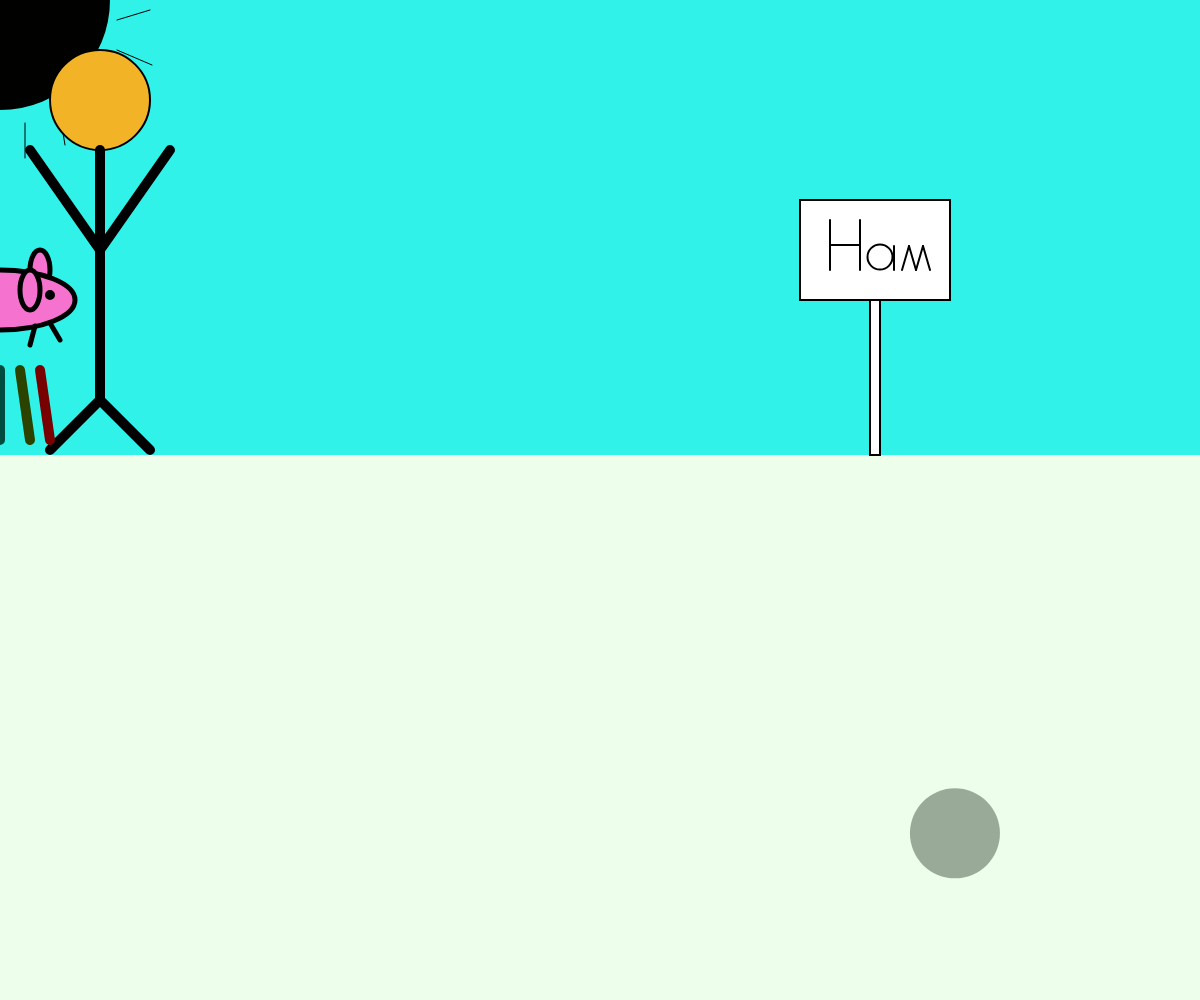
Frame 1 (no input)
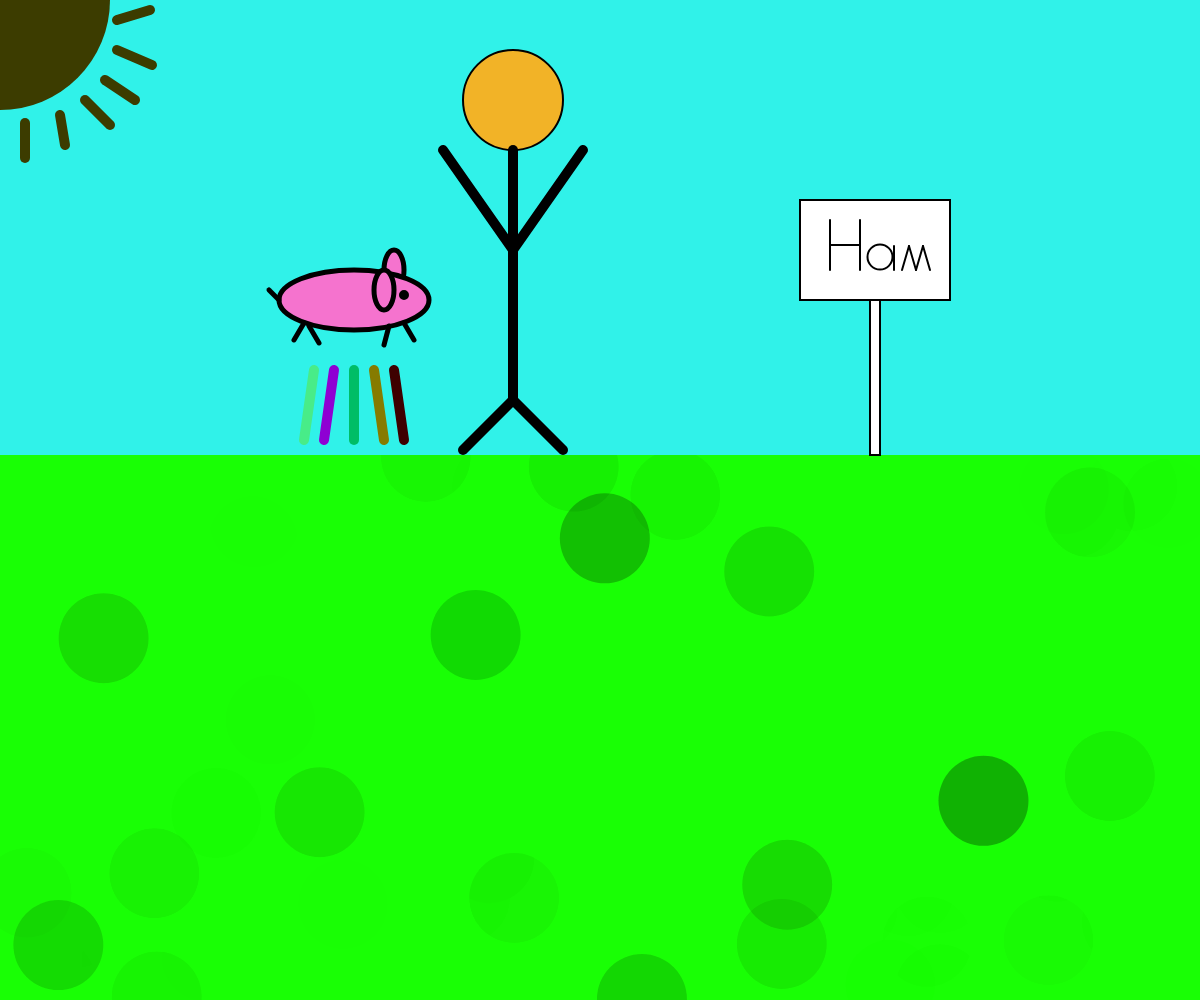
Frame 60 (no input)
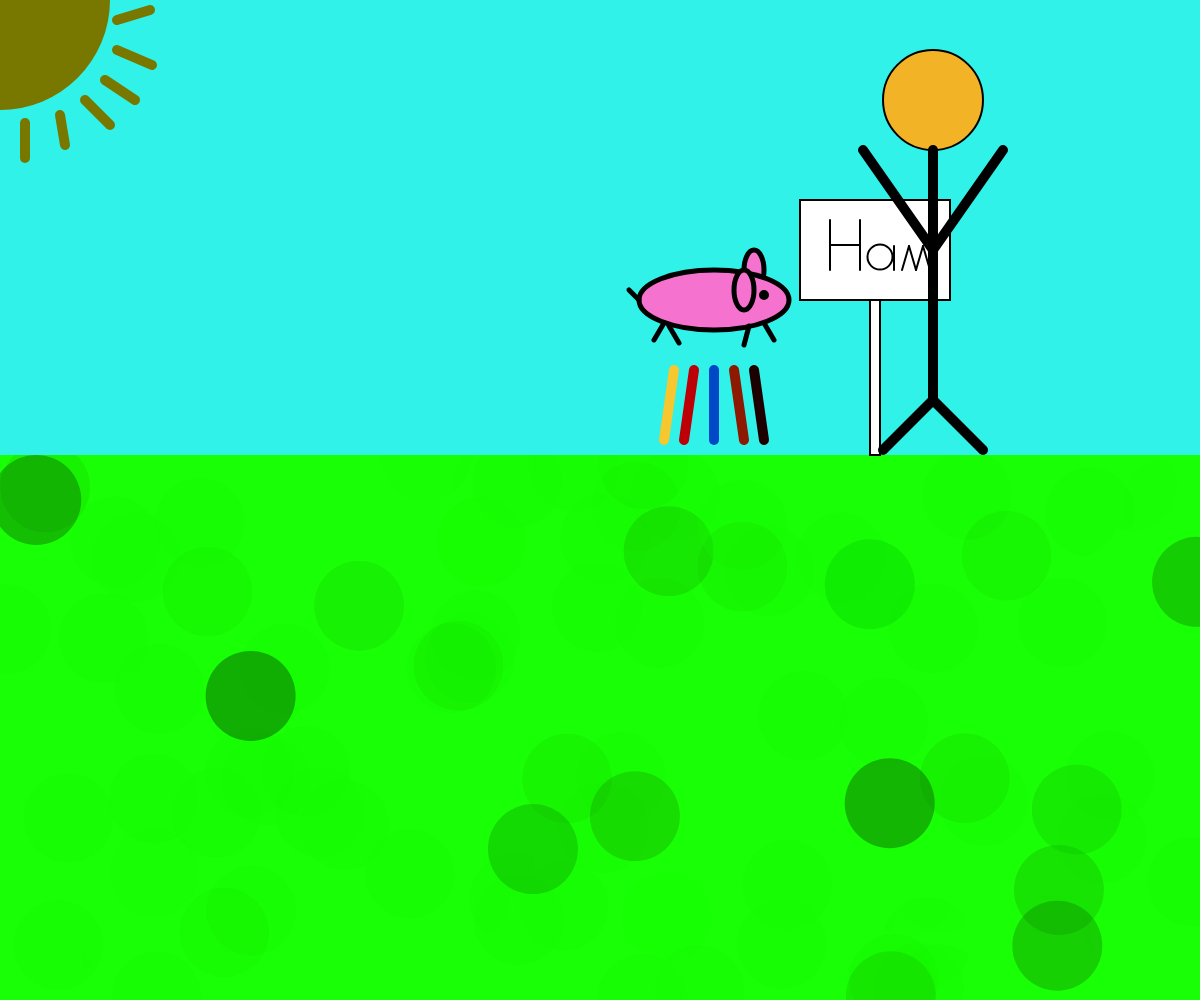
Frame 120 (the mouse pressed at the canvas centre since frame 60)

The p5.js sketch that drew these frames (run headless with seeded random() and noise() and a simulated clock; from frame 60 on, the mouse is pressed at the canvas centre):

// p5.js sketch
// ── sketch.js
var x = 100;
var m = 0;
var a;
var b;

function setup() {
  createCanvas(windowWidth, windowHeight);
}

function draw() {
  console.log("("+mouseX + "," + mouseY + ")");
  
  //green primer for grass
  noStroke();
  fill(26,255,0,20);
  rect(0,0,windowWidth,windowHeight);
  //sky
  fill(48,242,233);
  rect(0,0,windowWidth,455);
  
  //sun
  r = frameCount%255
  fill(r,r,0);
  ellipse(0,0,220,220);
  stroke(r,r,0);
  line(117,20,150,10);
  line(117,50,152,65);
  line(105,80,135,100);
  line(85,100,110,125);
  line(60,115,65,145);
  line(25,123,25,158);
  
  //sign
  stroke(0,0,0);
  strokeWeight(2);
  fill(255,255,255);
  rect(870,300,10,155);
  rect(800,200,150,100);
  line(830,220,830,270);
  line(860,220,860,270);
  line(830,245,860,245);
  ellipse(880,257,25,25);
  line(894,246,894,270);
  line(902,270,909,246);
  line(909,246,916,270);
  line(916,270,923,246);
  line(923,246,930,270);
  
  //dude
  fill(242,179,39);
  ellipse(x,100,100,100);
  strokeWeight(10);
  line(x,150,x,400);
  line(x,400,x + 50,450);
  line(x,400,x - 50,450);
  line(x,250,x + 70,150);
  line(x,250,x - 70,150);
  x = x + 7
  
  //begin pigmouse
  strokeWeight(5);
  fill(245,115,206);
  //back ear
  ellipse(m + 40,270,20,40);
  //body
  ellipse(m,300,150,60);
  //front ear
  ellipse(m + 30,290,20,40);
  fill(0,0,0);
  //eye
  ellipse(m + 50,295,5,5);
  //leg4
  line(m + 50,323,m + 60,340);
  //leg3
  line(m + 35,326,m + 30,345);
  //leg2
  line(m - 45,326,m - 35,343);
  //leg1
  line(m - 50,323,m - 60,340);
  //tail
  line(m - 75,300,m - 85,290);
  //floaty indicator lines
  stroke(random(0,255),random(0,255),random(0,255));
  strokeWeight(10);
  line(m - 40,370,m - 50,440);
  stroke(random(0,255),0,random(0,255));
  line(m - 20,370,m - 30,440);
  stroke(0,random(0,255),random(0,255));
  line(m,370,m,440);
  stroke(random(0,255),random(0,255),0);
  line(m + 20,370,m + 30,440);
  stroke(random(0,255),0,0);
  line(m + 40,370,m + 50,440);
  m = m + 6

  //happy bubble floor
  var b = random(455,windowHeight);
  var a = random(width);
  fill(0,random(0,255),0,90);
  noStroke();
  ellipse(a, b, 90, 90);
  
}
// ── embedtest.html
<!DOCTYPE html>

<head>
	<title>Yodel</title>
</head>


<body>


<iframe src="http://smollydominick.com/cim540/complexshape/" width="400"></iframe>







</body>

</html>
